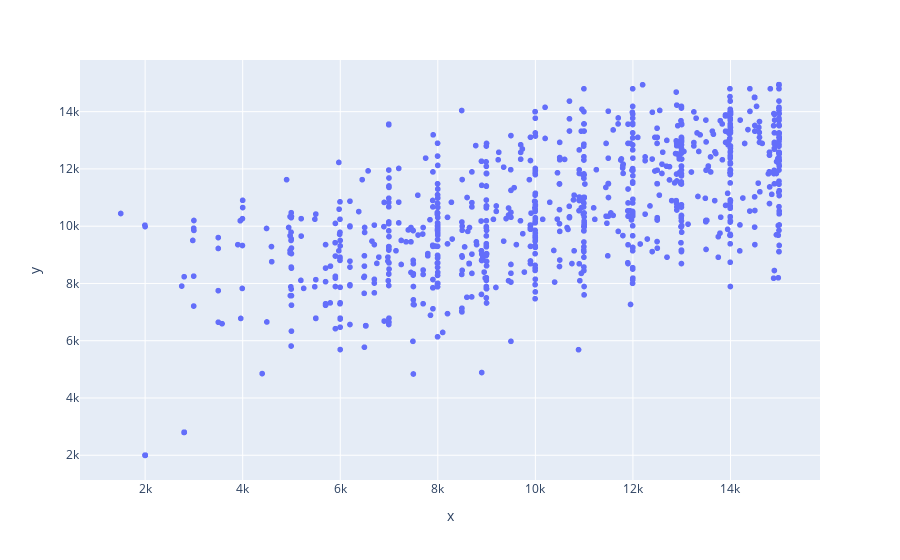

The code cell stored with this chart in its notebook:
### Code cell
import plotly.express as px
px.scatter(x =y_test,y=  y_pred)

### Figure 1 — Plotly figure (JSON) as saved in the notebook; plotly's stock layout.template omitted (floating-point values rounded to 4 significant figures; data arrays with more than 128 entries replaced by an {"elided": "..."} marker saying what was removed)
{"data": [{"hovertemplate": "x=%{x}<br>y=%{y}<extra></extra>", "legendgroup": "", "marker": {"color": "#636efa", "symbol": "circle"}, "mode": "markers", "name": "", "showlegend": false, "type": "scattergl", "x": {"elided": "1961 int values"}, "xaxis": "x", "y": {"elided": "1961 float values"}, "yaxis": "y"}], "layout": {"legend": {"tracegroupgap": 0}, "margin": {"t": 60}, "xaxis": {"anchor": "y", "domain": [0, 1], "title": {"text": "x"}}, "yaxis": {"anchor": "x", "domain": [0, 1], "title": {"text": "y"}}}}
